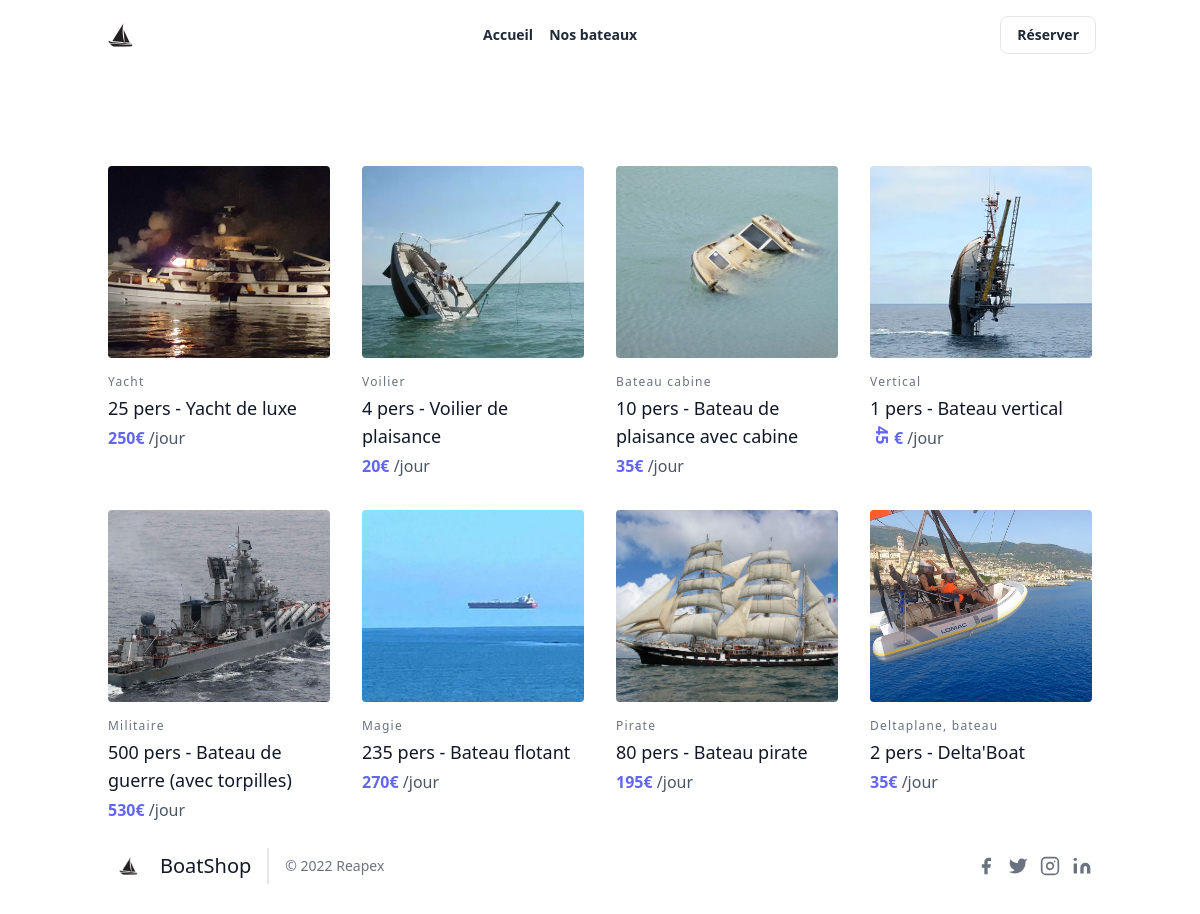
Page /src/templates/pages/products.php on the earlier database version.
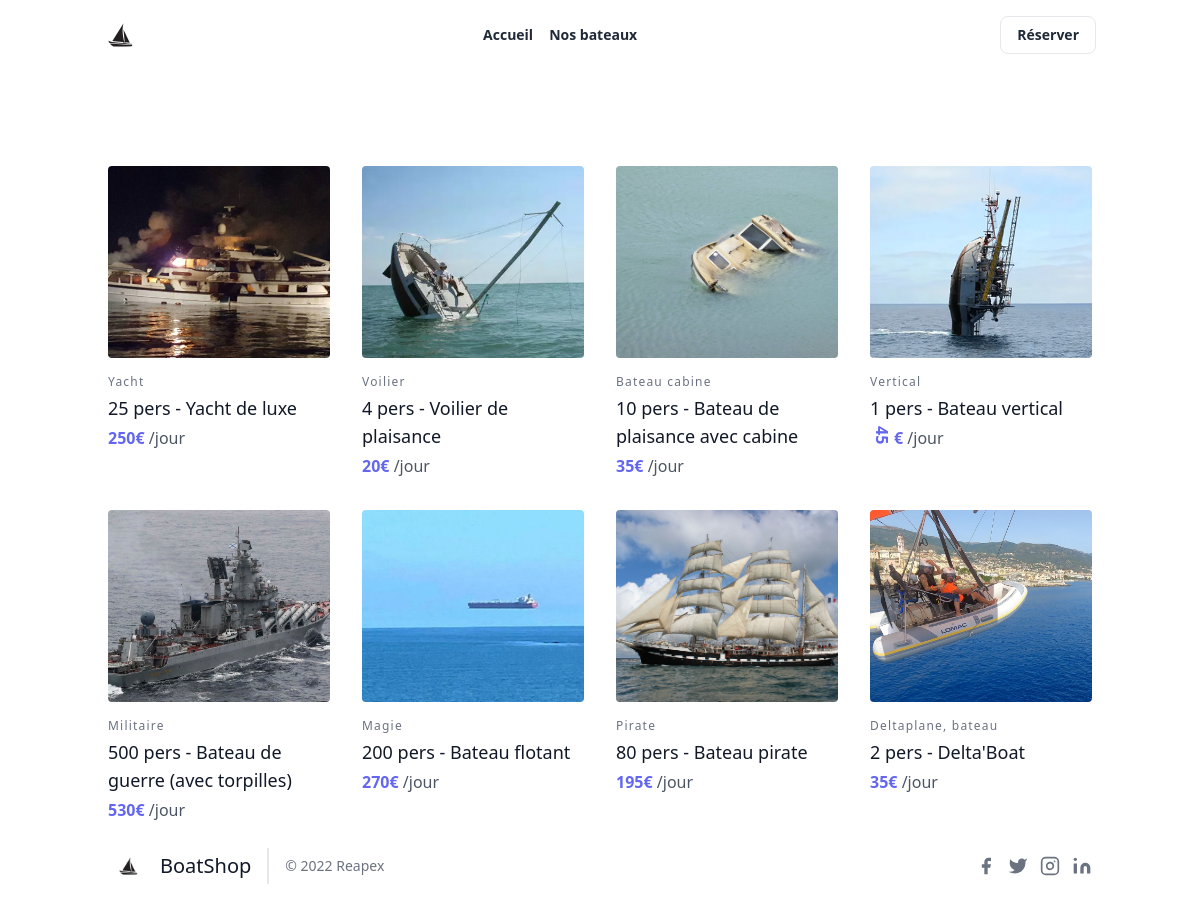
Same page on the later database version.
### tables this page shows
CREATE TABLE IF NOT EXISTS `products` (
  `id` int(11) NOT NULL AUTO_INCREMENT,
  `category` varchar(50) NOT NULL,
  `name` varchar(50) NOT NULL,
  `price` int(11) NOT NULL,
  `image` varchar(50) NOT NULL,
  `description` longtext NOT NULL,
  PRIMARY KEY (`id`)
);

### src/repository/productRepository.php (called while the page is built, shortened)
<?php
class productRepository
{
    private $dbManager;
    public function __construct()
    {
        $this->dbManager = new databaseManager();
    }
    public function getAll()
    {
        $conn = $this->dbManager->getConn();
        $products = $conn->query("SELECT * FROM products");
        return $products;
    }
}

### src/templates/pages/products.php (the view, shortened to what this page needs)
<?php
require 'src/templates/base.php';
require 'src/repository/productRepository.php';
$repository = new productRepository();
$products = $repository->getAll();
?>
    <section class="text-gray-600 body-font">
        <div class="container px-5 py-24 mx-auto">
            <div class="flex flex-wrap -m-4">
                <?php
                foreach ($products as $product) { ?>
                    <div class="lg:w-1/4 md:w-1/2 p-4 w-full">
                        <a class="block relative h-48 rounded overflow-hidden" href="/boat/<?php echo $product['id'] ?>">
                            <img alt="ecommerce" class="object-cover object-center w-full h-full block transform transition duration-500 hover:scale-105"
                                 src="assets/boats/<?php echo $product['image'] ?>">
                        </a>
                        <div class="mt-4">
                            <h3 class="text-gray-500 text-xs tracking-widest title-font mb-1"><?php echo ucfirst($product['category']); ?></h3>
                            <h2 class="text-gray-900 title-font text-lg font-medium"><?php echo ucfirst($product['name']); ?></h2>
                            <?php
                            if ($product['category'] == "vertical") {
                                ?>
                                <p class="mt-1"><b class="text-indigo-500" style="writing-mode: vertical-rl; text-orientation: sideways;"><?php echo $product['price']; ?></b><b class="text-indigo-500">€</b> /jour
                                </p>
                                <?php
                            } else {
                                ?>
                                <p class="mt-1"><b class="text-indigo-500"><?php echo $product['price']; ?>€</b> /jour
                                </p>
                                <?php
                            }
                            ?>
                        </div>
                    </div>
                    <?php
                }
                ?>
            </div>
        </div>
    </section>
<?php require 'src/templates/component/footer.php' ?>

### src/templates/base.php (shortened to what this page needs)
<html>
<head>
    <script src="https://cdn.tailwindcss.com"></script>
</head>
<body>
    <?php require 'component/navbar.php'; require 'src/templates/component/contact.php';?>
</body>
</html>

### src/templates/component/navbar.php (shortened to what this page needs)
<div class="bg-gray-100 font-sans m-0">
    <div class="bg-white">
        <div class="container mx-auto px-4">
            <div class="flex items-center justify-between py-4">
                <div>
                    <img src="/assets/logo.png" alt="">
                </div>
                <div class="hidden sm:flex sm:items-center">
                    <a href="/" class="text-gray-800 text-sm font-semibold hover:text-indigo-600 mr-4">Accueil</a>
                    <a href="/products" class="text-gray-800 text-sm font-semibold hover:text-indigo-600 mr-4">Nos bateaux</a>
                </div>
                <div class="hidden sm:flex sm:items-center">
                    <a href="/reservation" class="text-gray-800 text-sm font-semibold border px-4 py-2 rounded-lg hover:text-indigo-600 hover:border-indigo-600">Réserver</a>
                </div>
            </div>
        </div>
    </div>
</div>

### src/templates/component/footer.php
<footer class="text-gray-600 body-font absolute bottom-0 w-full px-6">
    <div class="container px-5 py-8 mx-auto flex items-center sm:flex-row flex-col">
        <a class="flex title-font font-medium items-center md:justify-start justify-center text-gray-900">
            <img class="w-10 h-10 text-white p-2" src="assets/logo.png" alt="">
            <span class="ml-3 text-xl">BoatShop</span>
        </a>
        <p class="text-sm text-gray-500 sm:ml-4 sm:pl-4 sm:border-l-2 sm:border-gray-200 sm:py-2 sm:mt-0 mt-4">© 2022
            Reapex
        </p>
        <span class="inline-flex sm:ml-auto sm:mt-0 mt-4 justify-center sm:justify-start">
      <a class="text-gray-500">
        <svg fill="currentColor" stroke-linecap="round" stroke-linejoin="round" stroke-width="2" class="w-5 h-5"
             viewBox="0 0 24 24">
          <path d="M18 2h-3a5 5 0 00-5 5v3H7v4h3v8h4v-8h3l1-4h-4V7a1 1 0 011-1h3z"></path>
        </svg>
      </a>
      <a class="ml-3 text-gray-500">
        <svg fill="currentColor" stroke-linecap="round" stroke-linejoin="round" stroke-width="2" class="w-5 h-5"
             viewBox="0 0 24 24">
          <path d="M23 3a10.9 10.9 0 01-3.14 1.53 4.48 4.48 0 00-7.86 3v1A10.66 10.66 0 013 4s-4 9 5 13a11.64 11.64 0 01-7 2c9 5 20 0 20-11.5a4.5 4.5 0 00-.08-.83A7.72 7.72 0 0023 3z"></path>
        </svg>
      </a>
      <a class="ml-3 text-gray-500">
        <svg fill="none" stroke="currentColor" stroke-linecap="round" stroke-linejoin="round" stroke-width="2"
             class="w-5 h-5" viewBox="0 0 24 24">
          <rect width="20" height="20" x="2" y="2" rx="5" ry="5"></rect>
          <path d="M16 11.37A4 4 0 1112.63 8 4 4 0 0116 11.37zm1.5-4.87h.01"></path>
        </svg>
      </a>
      <a class="ml-3 text-gray-500">
        <svg fill="currentColor" stroke="currentColor" stroke-linecap="round" stroke-linejoin="round" stroke-width="0"
             class="w-5 h-5" viewBox="0 0 24 24">
          <path stroke="none"
                d="M16 8a6 6 0 016 6v7h-4v-7a2 2 0 00-2-2 2 2 0 00-2 2v7h-4v-7a6 6 0 016-6zM2 9h4v12H2z"></path>
          <circle cx="4" cy="4" r="2" stroke="none"></circle>
        </svg>
      </a>
    </span>
    </div>
</footer>

Differences in the rows shown:
changed products "Magie": name "235 pers - Bateau flotant" → "200 pers - Bateau flotant"
